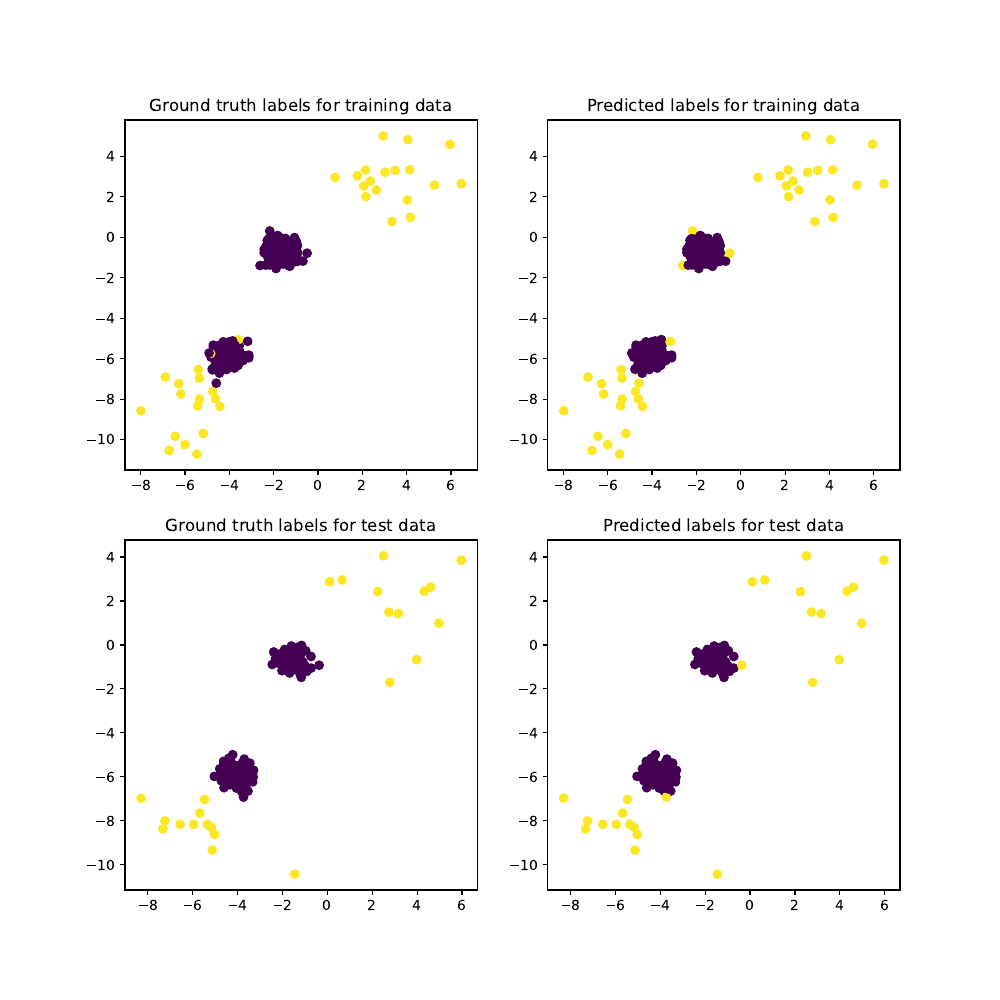

Write Python code to recreate this figure.
import numpy as np
from pyod import utils
from pyod.models.knn import KNN
import matplotlib.pyplot as plt
# using the generate_data_clusters generate a 2-dimensional dataset with 400 train samples and 200 test samples that are organized in 2 clusters with 0.1 contamination
# train a knn model from pyod.models.knn
# use 4 subplots in order to display using different colors (for inliers and outliers):
    # ground truth labels for training data
    # predicted labels for training data
    # ground truth labels for test data
    # predicted labels for test data
# use different values for n_neighbors parameter and also compute the balanced accuracy for each parameter

X_train, X_test, y_train, y_test = utils.data.generate_data_clusters(n_train=400, n_test=200, n_clusters=2, n_features=2, contamination=0.1)

# subplots
fig, axs = plt.subplots(2, 2, figsize=(10, 10))
#k = 5
#k = 10
k = 15
clf = KNN(n_neighbors=k)
clf.fit(X_train)
y_train_pred = clf.labels_
y_test_pred = clf.predict(X_test)
balanced_accuracy = clf.decision_scores_
axs[0, 0].scatter(X_train[:, 0], X_train[:, 1], c=y_train)
axs[0, 0].set_title('Ground truth labels for training data')
axs[0, 1].scatter(X_train[:, 0], X_train[:, 1], c=y_train_pred)
axs[0, 1].set_title('Predicted labels for training data')
axs[1, 0].scatter(X_test[:, 0], X_test[:, 1], c=y_test)
axs[1, 0].set_title('Ground truth labels for test data')
axs[1, 1].scatter(X_test[:, 0], X_test[:, 1], c=y_test_pred)
axs[1, 1].set_title('Predicted labels for test data')
plt.savefig('ex2.pdf')
plt.show()
print(balanced_accuracy)